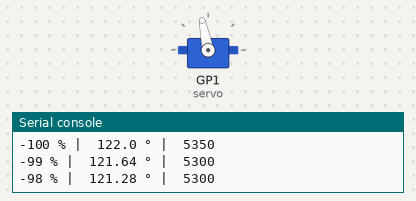
The program below on a simulated Raspberry Pi Pico running MicroPython. On the bench: servo, the last lines printed to the serial console. Servo angles are drawn from the pulse width (0.5 ms = 0°, 2.5 ms = 180°).

Above: at 0.05 s.
At 2.0 s:
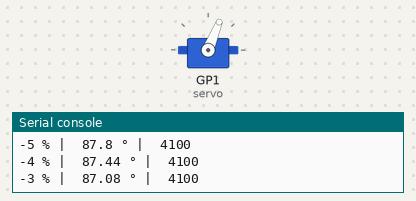
At 4.0 s:
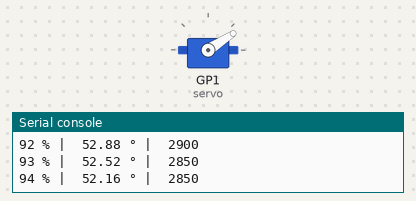
At 7.95 s:
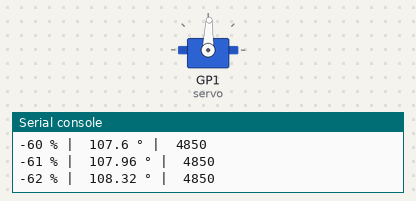
Timing chart, 0 to 12.0 s (numbered marks = the images above):
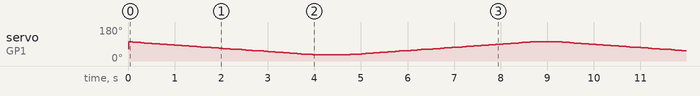

The program:

ServoController.py
```python
# ---------- Packages ----------
import machine
import time

# ---------- Variables ----------
# Servo pin number
servoPin = 1

# Servo turn values
servo_analogRange = 225       # [ 0 ; 360 ]
servo_digitalRange = 180      # [ 0 ; servo_analogRange ]
servo_analogOffset = 4        # [ 0 ; servo_digitalOffset ]
servo_digitalOffset = 45      # [ 0 ; servo_analogRange - servo_digitalRange ]
servo_marginAngle = 50        # [ 0 ; actualRange / 2]

# Calculated servo turn values
servo_actualStart_Degrees = servo_digitalOffset + 2 * servo_analogOffset + servo_marginAngle
servo_actualEnd_Degrees = servo_digitalRange + servo_digitalOffset - servo_marginAngle
servo_actualRange_Degrees = servo_actualEnd_Degrees - servo_actualStart_Degrees

# Position values
servo_currentPosition_Percentage = 0      # [ -100 ; 100 ]

# ---------- Functions ----------
# --- Machine functions ---

# Convert degrees to analog data
def servo_DegreesToAnalog(position_Degrees):
    position_Analog = round((position_Degrees * 8000 / 225 + 1000) / 50) * 50
    return position_Analog

# Convert analog data to degrees
def servo_AnalogToDegrees(position_Analog):
    position_Degrees = round((position_Analog - 1000) / 8000 * 225)
    return position_Degrees

# Convert percentage to degrees
def servo_PercentageToDegrees(position_Percentage):
    positionProcessed_Degrees = servo_analogRange - ((position_Percentage / 100 + 1) / 2 * servo_actualRange_Degrees + servo_actualStart_Degrees)
    return positionProcessed_Degrees

# Turn function using percentage as input
def servo_TurnPercentage(position_Percentage):
    # Position(%) ∈ [ -100 ; 100 ]
    positionProcessed_Percentage = min(max(position_Percentage, -100), 100)

    # Save new position
    global servo_currentPosition_Percentage
    servo_currentPosition_Percentage = positionProcessed_Percentage

    # Convert position from percentage to degrees
    positionProcessed_Degrees = servo_PercentageToDegrees(positionProcessed_Percentage)

    # Convert position from degrees to analog data
    positionProcessed_Analog = servo_DegreesToAnalog(positionProcessed_Degrees)

    # Turn
    servo_TurnAnalog(positionProcessed_Analog)

    print(positionProcessed_Percentage, "% | ", positionProcessed_Degrees, "° | ", positionProcessed_Analog)

# Turn function using analog data as input
def servo_TurnAnalog(position_Analog):
    global servoPin
    # Set servo pin to PWM mode
    servo = machine.PWM(machine.Pin(servoPin))
    # Set PWM frequency
    servo.freq(50)
    # Set "analog" value of servo pin
    servo.duty_u16(position_Analog)

# --- User functions ---

# Set position
def servo_SetPosition(position_Percentage):
    servo_TurnPercentage(position_Percentage)

# Full left turn
def servo_FullLeft():
    servo_TurnPercentage(-100)

# Full right turn
def servo_FullRight():
    servo_TurnPercentage(100)

# Turn left n degrees
def servo_TurnLeft(positionChange_Percentage):
    global servo_currentPosition_Percentage
    servo_currentPosition_Percentage -= positionChange_Percentage
    servo_TurnPercentage(servo_currentPosition_Percentage)

# Turn right n degrees
def servo_TurnRight(positionChange_Percentage):
    global servo_currentPosition_Percentage
    servo_currentPosition_Percentage += positionChange_Percentage
    servo_TurnPercentage(servo_currentPosition_Percentage)


# Default position
servo_SetPosition(servo_currentPosition_Percentage)

def test():
    d = 0.02
    d2 = 0.5
    for i in range(-100, 100):
        servo_SetPosition(i)
        time.sleep(d)
    time.sleep(d2)
    for i in range(100, -100, -1):
        servo_SetPosition(i)
        time.sleep(d)
    time.sleep(d2)

while True:
    test()
```
